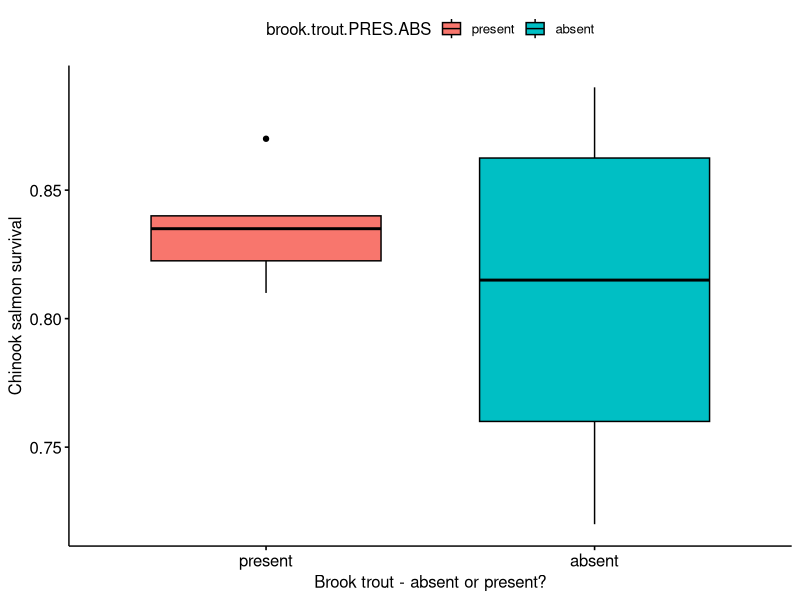

The R source for this figure:
## ---- chunk 1
salmon <- data.frame(survival = c(0.83,0.87,0.82,
                                  0.84,0.81,0.84,
                                  0.72, 0.84,0.75,
                                  0.79,0.89,0.87),
                     brook.trout.PRES.ABS =
                       c("present","present","present",            
                         "present","present","present",
                          "absent","absent","absent",
                          "absent","absent","absent"))

## ---- chunk 2
library(ggpubr)

ggpubr::ggboxplot(data = salmon,
          y = "survival",
          x = "brook.trout.PRES.ABS",
          fill = "brook.trout.PRES.ABS",
          xlab = "Brook trout - absent or present?",
          ylab = "Chinook salmon survival")


## ---- chunk 3
t.test(survival ~ brook.trout.PRES.ABS, 
       data = salmon)
## ---- chunk 4
fake.surv <- salmon$survival
fake.surv[1:6] <- with(salmon,
                       survival - survival*0.15)[1:6]
t.test(fake.surv ~ salmon$brook.trout.PRES.ABS)
